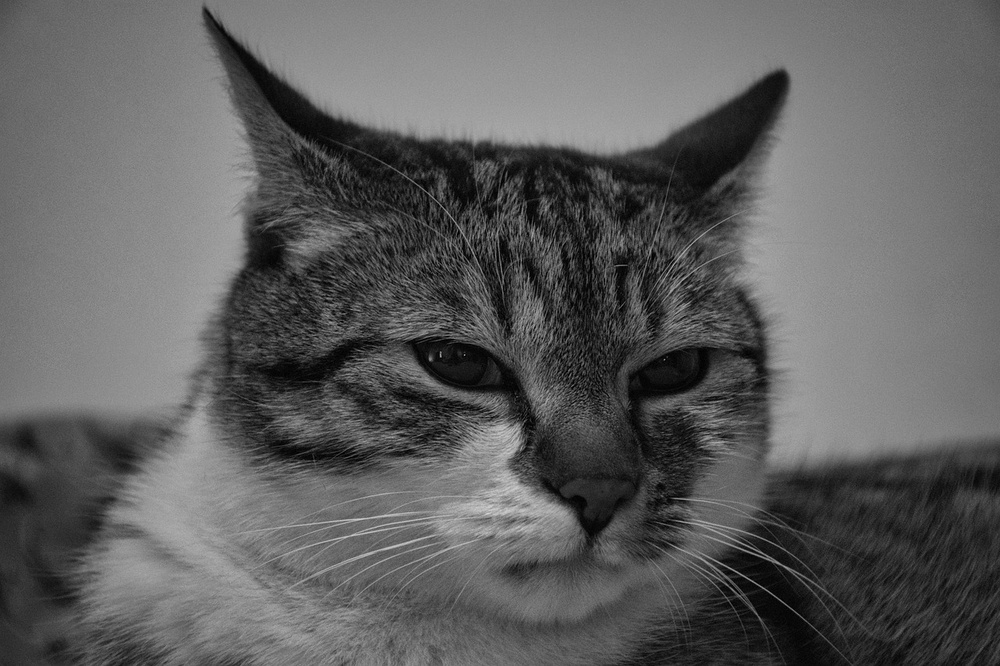
#> input picture src/img_data/acat.jpg, 1000 x 666 px, shrunk from 1280 x 853 before the run
$ python sigmo_gray.py
#> lines starting #> are read from the running program, lines starting #| are printed output that depends on the picture; after the words box and inside, x2 and y2 are one past the last pixel; in counts of white or black regions, pixels touching at a corner belong together; long printed decimals are rounded
#> further down, img is the input picture: shape (666, 1000); min 0, max 212, mean 94.8
import cv2
import numpy as np
import matplotlib.pyplot as plt

def sigmoid_transform(x, x_m, gamma):
    """Función sigmoide adaptativa con normalización."""
    x = x / 255.0  # Normalizar al rango [0, 1]
    x_m = x_m / 255.0
    z = np.clip(-gamma * (x - x_m), -88, 88)  # Evitar valores extremos en exp
    return 1 / (1 + np.exp(z)) * 255  # Desnormalizar al rango [0, 255]

def compute_optimal_gamma(Y, X_m):
    """Calcula el valor óptimo de gamma minimizando AMBE con el método de Newton-Raphson."""
    gamma = 2.0  # Valor inicial
    epsilon = 0.01  # Criterio de convergencia
    max_iter = 1000

    for _ in range(max_iter):
        # Transformación sigmoide
        transformed_Y = sigmoid_transform(Y, X_m, gamma)
        E_Y = np.mean(transformed_Y)

        error = abs(E_Y - X_m)

        if error < epsilon:
            break

        # Derivadas para Newton-Raphson
        dJ_dgamma = 2 * error * (E_Y - X_m)
        d2J_dgamma2 = 2 * (error ** 2)

        # Actualizar gamma
        gamma -= dJ_dgamma / max(d2J_dgamma2, 1e-6)  # Evitar divisiones por cero

    return np.clip(gamma, 0.4, 10)  # Limitar gamma para estabilidad

def apply_stretching(u, min_u, max_u, new_min, new_max):
    """Función de estiramiento de contraste."""
    alpha = (new_max - new_min) / (max_u - min_u + 1e-6)
    return new_min + alpha * (u - min_u)

def asfbhe_grayscale(image):
    """Implementación del método ASFBHE para imágenes en escala de grises."""

    # Validar que la imagen sea en escala de grises
    if len(image.shape) != 2:
        raise ValueError("La imagen debe estar en escala de grises.")

    # Separar los valores en dos histogramas: menores y mayores a X_m
    X_m = np.mean(image)  # Usar la media como umbral
#> X_m = 94.83
    print(f"Umbral calculado (X_m): {X_m}")
#| Umbral calculado (X_m): 94.826

    mask_L = image <= X_m
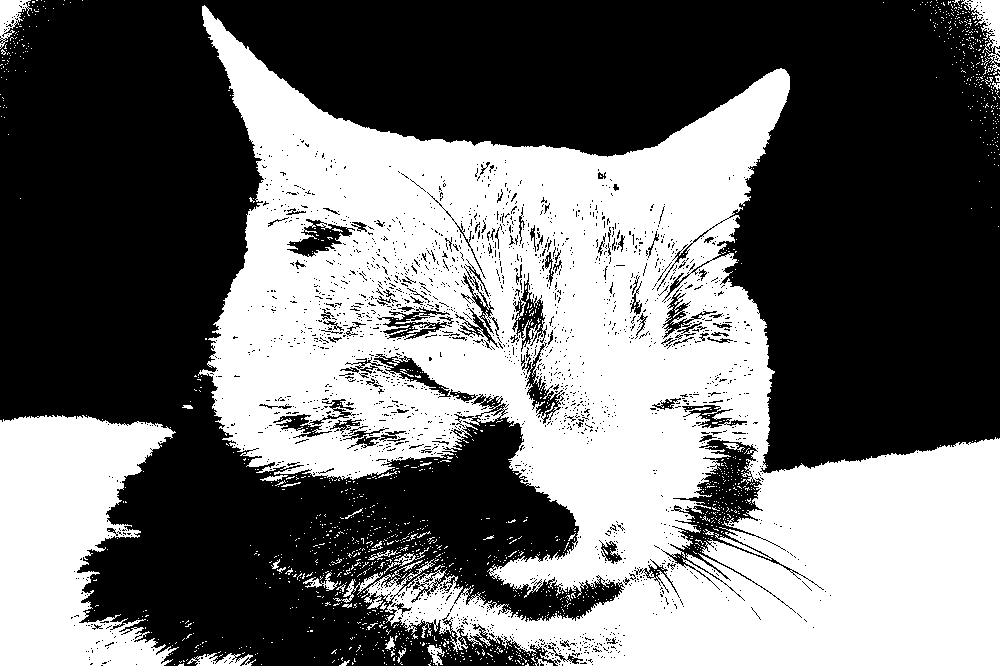
#> mask_L: shape (666, 1000) bool; 43.5% white; 1494 white regions (1454 under 20 px), largest, box (x1, y1, x2, y2) and area: (198, 5, 1000, 666) 251803, (0, 415, 179, 666) 30247, (961, 0, 1000, 75) 1046
    mask_U = image > X_m

    histogram_L = image[mask_L]  # Píxeles con luminancia menor o igual a X_m
    histogram_U = image[mask_U]  # Píxeles con luminancia mayor a X_m

    # Calcular la mediana de cada subhistograma
    median_L = np.median(histogram_L)
#> median_L = 50
    median_U = np.median(histogram_U)
#> median_U = 129

    # Calcular gamma óptimo para cada subhistograma
    gamma_L = compute_optimal_gamma(histogram_L, median_L)
#> the loop in compute_optimal_gamma, `for _ in range(max_iter):` made 1000 passes
#> (E_Y, error, dJ_dgamma, d2J_dgamma2, gamma) on passes 1 to 3: (128, 77.97, 12157.3, 12157.3, 1), (127.7, 77.74, 12085.5, 12085.5, 0), (127.5, 77.5, 12012.5, 12012.5, -1)
#> after the loop in compute_optimal_gamma, `for _ in range(max_iter):`: gamma = -998
#> gamma_L = 0.4
    gamma_U = compute_optimal_gamma(histogram_U, median_U)
#> the loop in compute_optimal_gamma (call 2), `for _ in range(max_iter):` made 1000 passes
#> (E_Y, error, dJ_dgamma, d2J_dgamma2) on passes 1 to 3: (127.3, 1.7, -5.77, 5.77), (127.2, 1.8, -6.46, 6.46), (127.1, 1.9, -7.19, 7.19)

    print(f"Mediana de la región baja (median_L): {median_L}")
#| Mediana de la región baja (median_L): 50.0
    print(f"Mediana de la región alta (median_U): {median_U}")
#| Mediana de la región alta (median_U): 129.0

    # Aplicar la transformación sigmoide
    u_L = median_L + (X_m - median_L) * sigmoid_transform(histogram_L, median_L, gamma_L)
    u_U = X_m + (255 - X_m) * sigmoid_transform(histogram_U, median_U, gamma_U)

    # Aplicar mapeo y estiramiento final
    image_eq = np.copy(image)
    image_eq[mask_L] = apply_stretching(u_L, np.min(u_L), np.max(u_L), 0, X_m)
    image_eq[mask_U] = apply_stretching(u_U, np.min(u_U), np.max(u_U), X_m, 255)
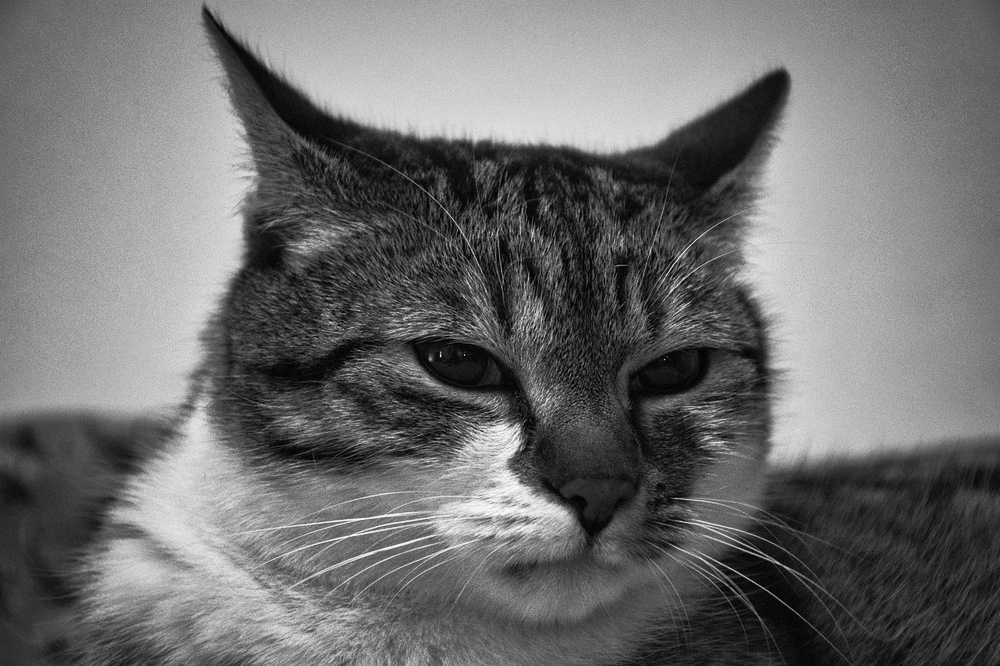
#> image_eq: shape (666, 1000); min 0, max 254, mean 110

    # Asegurarse de que los valores de luminancia estén en el rango [0, 255]
    image_eq = np.clip(image_eq, 0, 255).astype(np.uint8)

    return image_eq  # Devolver la imagen procesada

# Cargar imagen en escala de grises
#img = cv2.imread("img_data/Moises.jpg", cv2.IMREAD_GRAYSCALE)
img = cv2.imread("img_data/acat.jpg", cv2.IMREAD_GRAYSCALE)


# Validar si la imagen se cargó correctamente
if img is None:
    raise ValueError("No se pudo cargar la imagen. Verifica la ruta del archivo.")

# Aplicar ASFBHE
enhanced_img = asfbhe_grayscale(img)

# Mostrar resultados
plt.figure(figsize=(12, 6))

plt.subplot(1, 2, 1)
plt.title("Imagen Original")
plt.imshow(img, cmap="gray")
plt.axis("off")

plt.subplot(1, 2, 2)
plt.title("Imagen Mejorada (ASFBHE)")
plt.imshow(enhanced_img, cmap="gray")
plt.axis("off")

plt.show()
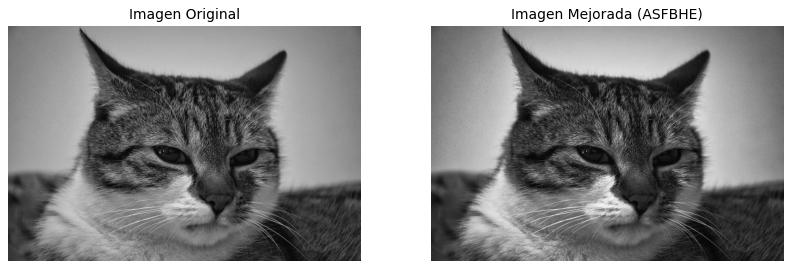
#> figure drawn by matplotlib, 2 panels
